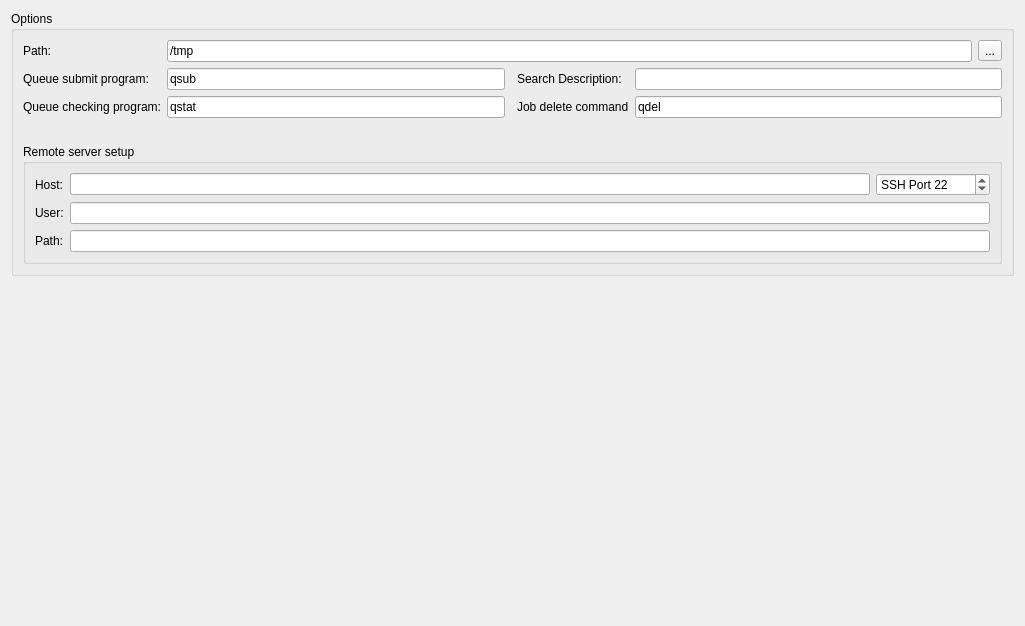
<?xml version="1.0" encoding="UTF-8"?>
<ui version="4.0">
 <class>Tab_Sys</class>
 <widget class="QWidget" name="Tab_Sys">
  <property name="geometry">
   <rect>
    <x>0</x>
    <y>0</y>
    <width>1025</width>
    <height>626</height>
   </rect>
  </property>
  <property name="windowTitle">
   <string>Form</string>
  </property>
  <layout class="QGridLayout" name="gridLayout">
   <item row="2" column="0">
    <spacer name="verticalSpacer">
     <property name="orientation">
      <enum>Qt::Vertical</enum>
     </property>
     <property name="sizeHint" stdset="0">
      <size>
       <width>20</width>
       <height>40</height>
      </size>
     </property>
    </spacer>
   </item>
   <item row="1" column="0">
    <widget class="QGroupBox" name="groupBox_3">
     <property name="title">
      <string>Options</string>
     </property>
     <layout class="QGridLayout" name="gridLayout_6">
      <item row="3" column="1">
       <widget class="QLineEdit" name="edit_launch">
        <property name="text">
         <string>qsub</string>
        </property>
       </widget>
      </item>
      <item row="3" column="0">
       <widget class="QLabel" name="label_21">
        <property name="text">
         <string>Queue submit program:</string>
        </property>
        <property name="buddy">
         <cstring>edit_launch</cstring>
        </property>
       </widget>
      </item>
      <item row="6" column="0" colspan="6">
       <widget class="QGroupBox" name="cb_remote">
        <property name="title">
         <string>Remote server setup</string>
        </property>
        <property name="checkable">
         <bool>false</bool>
        </property>
        <property name="checked">
         <bool>false</bool>
        </property>
        <layout class="QGridLayout" name="gridLayout_10">
         <item row="0" column="0">
          <widget class="QLabel" name="label_18">
           <property name="text">
            <string>Host:</string>
           </property>
           <property name="buddy">
            <cstring>edit_host</cstring>
           </property>
          </widget>
         </item>
         <item row="1" column="0">
          <widget class="QLabel" name="label_19">
           <property name="text">
            <string>User:</string>
           </property>
           <property name="buddy">
            <cstring>edit_username</cstring>
           </property>
          </widget>
         </item>
         <item row="0" column="1">
          <widget class="QLineEdit" name="edit_host"/>
         </item>
         <item row="1" column="1" colspan="2">
          <widget class="QLineEdit" name="edit_username"/>
         </item>
         <item row="2" column="0">
          <widget class="QLabel" name="label_20">
           <property name="text">
            <string>Path:</string>
           </property>
           <property name="buddy">
            <cstring>edit_rempath</cstring>
           </property>
          </widget>
         </item>
         <item row="2" column="1" colspan="2">
          <widget class="QLineEdit" name="edit_rempath"/>
         </item>
         <item row="0" column="2">
          <widget class="QSpinBox" name="spin_port">
           <property name="prefix">
            <string>SSH Port </string>
           </property>
           <property name="maximum">
            <number>99999</number>
           </property>
           <property name="value">
            <number>22</number>
           </property>
          </widget>
         </item>
        </layout>
       </widget>
      </item>
      <item row="0" column="0">
       <widget class="QLabel" name="label_12">
        <property name="text">
         <string>Path:</string>
        </property>
        <property name="buddy">
         <cstring>edit_path</cstring>
        </property>
       </widget>
      </item>
      <item row="0" column="1" colspan="4">
       <widget class="QLineEdit" name="edit_path">
        <property name="text">
         <string>/tmp</string>
        </property>
       </widget>
      </item>
      <item row="4" column="3">
       <widget class="QLabel" name="label_24">
        <property name="text">
         <string>Job delete command</string>
        </property>
        <property name="buddy">
         <cstring>edit_qdel</cstring>
        </property>
       </widget>
      </item>
      <item row="4" column="4" colspan="2">
       <widget class="QLineEdit" name="edit_qdel">
        <property name="text">
         <string>qdel</string>
        </property>
       </widget>
      </item>
      <item row="4" column="0">
       <widget class="QLabel" name="label_22">
        <property name="text">
         <string>Queue checking program:</string>
        </property>
        <property name="buddy">
         <cstring>edit_check</cstring>
        </property>
       </widget>
      </item>
      <item row="4" column="1">
       <widget class="QLineEdit" name="edit_check">
        <property name="text">
         <string>qstat</string>
        </property>
       </widget>
      </item>
      <item row="3" column="3">
       <widget class="QLabel" name="label_13">
        <property name="text">
         <string>Search Description:</string>
        </property>
        <property name="buddy">
         <cstring>edit_description</cstring>
        </property>
       </widget>
      </item>
      <item row="3" column="4" colspan="2">
       <widget class="QLineEdit" name="edit_description">
        <property name="text">
         <string/>
        </property>
       </widget>
      </item>
      <item row="0" column="5">
       <widget class="QToolButton" name="push_path">
        <property name="text">
         <string>...</string>
        </property>
       </widget>
      </item>
      <item row="5" column="1">
       <spacer name="horizontalSpacer">
        <property name="orientation">
         <enum>Qt::Horizontal</enum>
        </property>
        <property name="sizeHint" stdset="0">
         <size>
          <width>40</width>
          <height>20</height>
         </size>
        </property>
       </spacer>
      </item>
      <item row="5" column="4">
       <spacer name="horizontalSpacer_2">
        <property name="orientation">
         <enum>Qt::Horizontal</enum>
        </property>
        <property name="sizeHint" stdset="0">
         <size>
          <width>40</width>
          <height>20</height>
         </size>
        </property>
       </spacer>
      </item>
     </layout>
    </widget>
   </item>
  </layout>
 </widget>
 <tabstops>
  <tabstop>edit_path</tabstop>
  <tabstop>push_path</tabstop>
  <tabstop>edit_launch</tabstop>
  <tabstop>edit_description</tabstop>
  <tabstop>edit_check</tabstop>
  <tabstop>edit_qdel</tabstop>
  <tabstop>edit_host</tabstop>
  <tabstop>spin_port</tabstop>
  <tabstop>edit_username</tabstop>
  <tabstop>edit_rempath</tabstop>
 </tabstops>
 <resources/>
 <connections/>
</ui>
